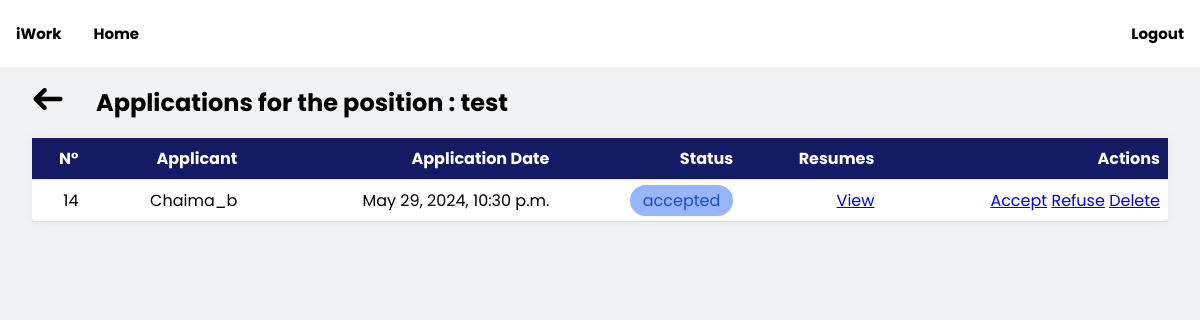
The page /project/jobs/4/9/candidates on the database its author committed.
### website/models.py (models this page shows, shortened)
class Job(models.Model):
  job_id = models.AutoField(primary_key=True)  # Auto-incrementing integer as ID
  title = models.CharField(max_length=255)
  employer = models.ForeignKey(Employer, on_delete=models.CASCADE)  # Foreign key to Employer
  description = models.TextField()
  location = models.CharField(max_length=255)
  requirements = models.TextField()  # Text field for listing job requirements
  salary = models.CharField(max_length=255, blank=True)  # Optional salary range or specific amount
  closing_date = models.DateField()  # Application deadline
  category = models.CharField(max_length=255, default="")

class Application(models.Model):
  job = models.ForeignKey(Job, on_delete=models.CASCADE)  # Foreign key to Job
  applicant = models.ForeignKey(Employee, on_delete=models.CASCADE)  # Foreign key to Employee
  application_date = models.DateTimeField(auto_now_add=True)  # Automatically set on application creation
  status = models.CharField(max_length=50, choices=[('submitted', 'Submitted'), ('accepted', 'Accepted'), ('rejected', 'Rejected')])

class Employee(models.Model):
  employee_id = models.AutoField(primary_key=True)  # Auto-incrementing integer as ID
  user = models.OneToOneField(User, on_delete=models.CASCADE, unique=True, null=False)
  name = models.CharField(max_length=255)
  email = models.EmailField(unique=True)  # Unique email for each employee
  phone_number = models.CharField(max_length=20, blank=True)  # Optional phone number
  skills = models.TextField(blank=True)  # Text field for listing skills
  location = models.CharField(max_length=255)
  link = models.URLField(blank=True)
  major = models.CharField(max_length=255)
  degree = models.CharField(max_length=255)
  resume = models.FileField(upload_to='employee_resumes/', validators=[validate_file_extension])  # Upload field for PDF resume
  def __str__(self):
    return self.name

### website/views.py (the view)
# urls.py: path('jobs/<int:employer_id>/<int:job_id>/candidates', views.displayApplications, name='display_applications'),
def displayApplications(request, employer_id, job_id):
    applications = Application.objects.filter(job = job_id)
    job_title = Job.objects.get(job_id=job_id)
    job_title = job_title.title
    return render(request, 'displayEmployerApplications.html', {'data':applications,'employer_id':employer_id, 'job_id':job_id, 'position':job_title})

### website/templates/displayEmployerApplications.html (shortened to what this page needs)
<!DOCTYPE html>
<html lang="en">
<head>
</head>
<body>
{% include 'header.html'  %}
{% load static %}
<div class="container">
<div class="header">
  <a href="/project/jobs/{{employer_id}}">
    <img src="{% static 'images/arrow.png'%}"/>
  </a>
  <h2>Applications for the position : {{position}} </h2>
</div>
<table>
  <tr>
    <th class="text-right">N°</th>
    <th class="text-right">Applicant</th>
    <th class="text-right">Application Date</th>
    <th class="text-right">Status</th>
    <th class="text-right">Resumes</th>
    <th class="text-right">Actions</th>
  </tr>
  {% for application in data %}
  <tr>
    <td class="text-right">{{application.id}}</td>
    <td class="text-right">{{application.applicant}}</td>
    <td class="text-right">{{application.application_date}}</td>
    <td class="text-right"><span>{{application.status}}</span></td>
    <td class="text-right"><a target="_blank" href="/project/{{application.applicant.resume}}">View</a></td>
    <td class="text-right btns">
        <a class="btn edit" href="/project/jobs/{{employer_id}}/status/{{job_id}}/{{application.id}}/{{application.applicant.employee_id}}/accept">Accept</a>
        <a class="btn delete" href="/project/jobs/{{employer_id}}/status/{{job_id}}/{{application.id}}/{{application.applicant.employee_id}}/refuse">Refuse</a>
        <a class="btn delete" href="/project/jobs/{{employer_id}}/status/{{job_id}}/{{application.id}}/{{application.applicant.employee_id}}/delete">Delete</a>
    </td>
  </tr>
  {% endfor %}
  </table>
</div>
</body>
</html>

### website/templates/displayEmployerApplications.html (style rules this page uses)
table { border-collapse: collapse; width: 100%; margin-top: 1rem; border-radius: 5px; box-shadow: 0px 0px 12px #e5e5e5; background: #fff; }
th, td { padding: 8px; text-align: left; border-bottom: 1px solid #ddd; }
.text-right { text-align: right; }
.container { margin: 1rem 2rem; }
.text-right span { padding: 4px 13px; background: #97b5fc; color: #1d4dc1; border-radius: 20px; }
tr:nth-child(odd) { background-color: #eaf1ff }
th { background-color: #151a64; color: white; font-weight: bold; }
.header { display: flex; flex-direction: row; align-items: center; gap: 2rem; }

### website/templates/header.html (style rules this page uses)
* { margin: 0; padding: 0; font-family: "Poppins", sans-serif; }
body { background: #f1f2f3; }
.container { display: flex; flex-direction: column; min-height: 100vh; }

### rows shown on the page
Job: title "test"
Application: id "14", applicant "Chaima_b", application_date "May 29, 2024, 10:30 p.m.", status "accepted"
